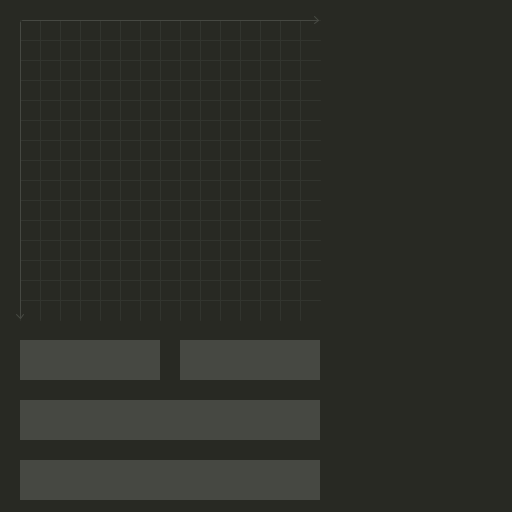
Frame 1 (no input)
Frame 60 (the mouse pressed at the canvas centre just before this capture): identical to frame 1, image omitted
Frame 120 (the mouse held since frame 60 and released just before this capture): identical to frame 1, image omitted

The Processing sketch that drew this single still picture (run headless with seeded random() and noise(); from frame 60 on, the mouse is pressed at the canvas centre):

// Processing sketch: vector
// ── vector.pde

XYaxlar cordSys;
Point pointer;

int offset = 20;

int cordScale = 20;

Direction dir;

color bg = color (40,41,35,255);
color colOne = color (50,52,46,255);
color colTwo = color (70,72,66,255);
color colTre = color (40,41,35,255);

color cInfoText = color(0, 0, 0, 255);

void setup(){
	//noLoop();
	size(512,512);
	cordSys = new XYaxlar(offset, offset, 320, 320, cordScale, colOne, colTwo, cInfoText);
	reDraw();
}


void draw(){
	//background(bg);
	//cordSys.DrawXY();

}	

void reDraw(){
	background(bg);
	cordSys.DrawXY();
}	

void mousePressed() {
	boolean lc = false;
	boolean rc = false;
	if(mouseButton == LEFT)
		lc = true;

	if(mouseButton == RIGHT)
		rc = true;

	cordSys.Clicked(mouseX, mouseY, rc, lc);

	reDraw();
}

boolean Contains(float posX, float posY, float minX, float maxX, float minY, float maxY){
	if(posX < maxX && posX > minX){
		if(posY < maxY && posY > minY)
			return true;
	}
	return false;
}
// ── vector_Arrow.pde
class Arrow{
	int id;
	PVector from;
	PVector to;
	color col;
	int thickness;
	Arrow(int id, PVector from, PVector to, color col, int thickness){
		this.id = id;
		this.from = from.copy();
		this.to = to.copy();
		this.col = col;
		this.thickness = thickness;

		PVector subDir = PVector.sub(from, to);
		subDir.normalize();
		subDir.mult(thickness * 2);
		this.from.sub(subDir);
		this.to.add(subDir);
	}

	void Draw(){
		stroke(col);
		strokeWeight(thickness);	
		line(from.x, from.y, to.x, to.y);

		float rad = PI * 0.25;

		PVector dir = PVector.sub(from, to);
		dir = dir.normalize();
		dir = dir.rotate(rad);
		dir.mult(5);

		line(to.x, to.y, to.x + dir.x, to.y + dir.y);

		dir = dir.rotate(rad * -2);
		line(to.x, to.y, to.x + dir.x, to.y + dir.y);
	}
}
// ── vector_ButtonDisplay.pde
class BDisplay{
	int posX;
	int posY;
	int sizeX;
	int sizeY;

	String head;
	String display;

	BDisplay(int posX, int posY, int sizeX, int sizeY){
		this.posX = posX;
		this.posY = posY;
		this.sizeX = sizeX;
		this.sizeY = sizeY;
		head = new String();
		display = new String();
	}

	void SetText(String header, String display){
		//print(header);
		this.head = header;
		this.display = display;
	}

	//float posX, float posY, float minX, float maxX, float minY, float maxY
	boolean Clicked(float clickPosX, float clickPosY){
		

		if(clickPosX < posX + sizeX && clickPosX > posX){
			if(clickPosY < posY + sizeY && clickPosY > posY){
				//print("clicked me " + head);
				return true;
			}
		}
		return false;



		//return(Contains(clickPosX, clickPosY, posX, posY, posX + sizeX, posY + sizeY));
	}

	void Draw(color col, color cFill, color cInfotext){
		
		fill(cFill);
		noStroke();
		rect(posX, posY, sizeX, sizeY);


		if(head.isEmpty() || display.isEmpty()){
			line(posX, posY, posX + sizeX, posY + sizeY);
		}else{
			textSize(12);
			text(head, posX, posY - 2);
			fill(cInfotext);
			text(display, posX + 10, posY + 15);
		}
	}
}
// ── vector_Direction.pde
class Direction{
	int posX;
	int posY;
	int sizeX;
	int sizeY;

	String head;
	String display;

	Direction(int posX, int posY, int sizeX, int sizeY){
		this.posX = posX;
		this.posY = posY;
		this.sizeX = sizeX;
		this.sizeY = sizeY;
	}

	void setText(String head, String display){
		this.head = head;
		this.display = display;
	}

	void Draw(String headder, String display, color col, color fill){
		stroke(col);
		fill(fill);
		rect(posX, posY, sizeX, sizeY);
		line(posX, posY, posX + sizeX, posY + sizeY);

		textSize(12);
		
		text(headder, posX, posY);

		
		fill(255,0,0);
		text("V1", posX + 10, posY + 20);
		fill(0,255,0);
		text("     V2", posX + 10, posY + 20); // SCACE = NUMBER OF CHARACTERS
		fill(col);
		text(display, posX + 10, posY + 20);
	}
}
// ── vector_Point.pde



class Point{
	String name;
	PVector cord;
	PVector pos;
	float radius;
	color col;
	int cordScale;

	Point(String name, int x, int y, int off, float radius, color col, int scal){
		this.name = name;
		this.pos = new PVector(x,y);
		this.radius = radius;
		this.col = col;

		
		this.cordScale = scal;

		this.cord = new PVector((x - off), (y - off));

	}

	void setPosition(int x, int y, int off){
		pos.set(x, y);
		cord.set(x - off, y - off);
	}

	PVector GetPosition(){
		return pos;
	}

	public float GetFakePosX(){
		return cord.x / cordScale;
	}

	public float GetFakePosY(){
		return (cord.y / cordScale);
	}

	void DrawCord(){
		textSize(12);
		fill(col);
		text(name + "\n" + "X" + (cord.x / cordScale) + "\nY" + (cord.y / cordScale), pos.x + radius * 2, pos.y + radius);
	}
	void Draw(){
		fill(col);
		noStroke();
		circle(pos.x, pos.y, radius);
		stroke(255);
	}
}
// ── vector_cordSysClass.pde
//Class cordinatSystem
class XYaxlar{
	PVector origo;
	PVector xAxis;
	Arrow arrowX;
	PVector yAxis;
	Arrow arrowY;
	int cordScale;

	Point pOne;
	Point pTwo;

	color colOne;
	color colTwo;
	color colInfoText;
	color colArrow;
	int arrowThickness;

	BDisplay direction;
	BDisplay directionNormal;
	BDisplay sqrMagnitude;
	BDisplay distance;
	BDisplay dotProduct;

	PVector directionV;
	PVector directionNV;
	PVector sqrMagnitudeVOne;
	PVector sqrMagnitudeVTwo;

	//scalar
	//angle
	
	Arrow allArrows[];

	//Constructor
	XYaxlar(int origoX, int origoY, int endX, int endY, int scal, color cOne, color cTwo, color cInfoText){
 
		this.origo = new PVector(origoX, origoY);
		this.xAxis = new PVector(endX, origoY);
		this.yAxis = new PVector(origoX, endY);
		this.cordScale = scal;
		this.colOne = cOne;
		this.colTwo = cTwo;
		this.colInfoText = cInfoText;
		this.colArrow = color(255, 255, 0, 255);
		this.arrowThickness = 3;

		this.direction = new BDisplay(origoX, endY + 20, 140, 40);
		this.directionNormal = new BDisplay(origoX + 160, endY + 20, 140, 40);
		this.sqrMagnitude = new BDisplay(origoX, endY + 80, 300, 40);

		this.distance = new BDisplay(origoX, endY + 140, 300, 40);

		this.allArrows = new Arrow[2];
		this.allArrows[0] = new Arrow(0, origo, xAxis, color(colTwo), 1);
		this.allArrows[1] = new Arrow(1, origo, yAxis, color(colTwo), 1);

	}

	void DrawXY(){




		//draw grid
		stroke(colOne);
		strokeWeight(1);
		for(int x = 0; x < xAxis.x -cordScale; x += cordScale){
			line(origo.x + x, origo.y, origo.x + x, yAxis.y);
			line(origo.x, origo.y + x, xAxis.x, origo.y + x);
		}

		//Draw Boxes and functions
		direction.Draw(colOne, colTwo, colInfoText);
		directionNormal.Draw(colOne, colTwo, colInfoText);

		sqrMagnitude.Draw(colOne, colTwo, colInfoText);
		distance.Draw(colOne, colTwo, colInfoText);

		for(int i = 0; i < allArrows.length; i++){
			allArrows[i].Draw();
		}

		//Draw Vectors
		if(pOne != null){
			pOne.Draw();
			pOne.DrawCord();
		}

		if(pTwo != null){
			pTwo.Draw();
			pTwo.DrawCord();
		}

		
	}

	int GetSizeX(){
		return (int)xAxis.x;
	}

	int GetSizeY(){
		return (int)yAxis.y;
	}

	void Clicked(float x, float y, boolean rc, boolean lc){
		
		//Clicked functions
		if(pOne != null && pTwo != null){
			removeNotNeededArrow();
			if(direction.Clicked(x, y)){
				addArrow(new Arrow(allArrows.length, pOne.GetPosition(), pTwo.GetPosition(), colArrow, 3));
				//print(allArrows.length);
			}else if(directionNormal.Clicked(x,y)){
				//addArrow(new Arrow(allArrows.length, pOne.GetPosition(), PVector.add(pOne.GetPosition(), PVector.mult(PVector.sub(pTwo.GetPosition(), pOne.GetPosition()).normalize(),22)), colArrow, 3));
				addArrow(new Arrow(allArrows.length, pOne.GetPosition(), directionNV, colArrow, 3));
			}else if(sqrMagnitude.Clicked(x,y)){
				addArrow(new Arrow(allArrows.length, pOne.GetPosition(), sqrMagnitudeVOne, colArrow, 3));
				addArrow(new Arrow(allArrows.length, pOne.GetPosition(), sqrMagnitudeVTwo, colTwo, 3));

			}else if(distance.Clicked(x,y)){
				addArrow(new Arrow(allArrows.length, pOne.GetPosition(), pTwo.GetPosition(), colArrow, 3));

			}else{
				removeNotNeededArrow();
			}
		}




		//Clicked vectorfield
		if(Contains(x, y, origo.x, xAxis.x, origo.y, yAxis.y)){

			int posX = round(x * 0.1);
			int posY = round(y * 0.1);
			posX *= 10;
			posY *= 10;
			
			if (lc) {
				if(pOne == null){
					pOne = new Point("V1", posX, posY, offset, 5.0, color(0,255,0,255), cordScale);
				}
				pOne.setPosition(posX, posY, offset);
			}
			else if (rc) 
			{
				if(pTwo == null){
					pTwo = new Point("V2", posX, posY, offset, 5.0, color(255,0,0,255), cordScale);
				}
				pTwo.setPosition(posX, posY, offset);
			}
		}

		

		Calculate();
	}


	void Calculate(){
		if(pOne != null && pTwo != null){

			PVector vectOne = new PVector(pOne.GetFakePosX(), pOne.GetFakePosY());
			PVector vectTwo = new PVector(pTwo.GetFakePosX(), pTwo.GetFakePosY());

			//Direction
			PVector dir = PVector.sub(vectTwo, vectOne);
			direction.SetText("Direction", ("V2 - V1 = direction\n" + "dirX " + nf(dir.x,0,1) + "  dirY " + nf(dir.y,0,1)));// ("V1 - V2 = " +(String)dir));
			
			directionV = PVector.add(pOne.GetPosition(), dir);


			PVector dirN = dir.copy();
			dirN.normalize();

			directionNV = PVector.add(pOne.GetPosition(), PVector.mult(dirN, cordScale + arrowThickness * 2));//compansate for arrow shotening

			//dir rot (dir square)
			directionNormal.SetText("Direction normalized", "dir/√dir²=normalized" +"\n" + "dirX " + nf(dirN.x,0,2) + "  dirY " + nf(dirN.y,0,2));
			


			PVector compDir = new PVector(pOne.GetFakePosX(), pOne.GetFakePosY());
			compDir.mult(-1);
			float compSqr = compDir.magSq();
			float vecSqr = dir.magSq();
			compDir.normalize();

			if(compSqr < vecSqr){
				sqrMagnitude.SetText("Squared Magnitude", ("Direction * Direction = Squared Magnitude" + "\n" + "V1 is closer to Origo then V2  (" + nf(vecSqr,0,2) + ")"));
			}else{
				sqrMagnitude.SetText("Squared Magnitude", ("Direction * Direction = Squared Magnitude" + "\n" + "V1 is closer to V2 then Origo  (" + nf(vecSqr,0,2) + ")"));
			}
			sqrMagnitudeVOne = PVector.add(pOne.GetPosition(), PVector.mult(dirN, vecSqr * cordScale));
			sqrMagnitudeVTwo = PVector.add(pOne.GetPosition(), PVector.mult(compDir, compSqr * cordScale));

			float dist = dir.mag();
			distance.SetText("Distance", "√ (Squared Magnitude) = Correct Distance" + "\n" + "V1 distance to V2 = " +  nf(dist,0,2));
		}
	}


	void addArrow(Arrow arrow){
		Arrow[] newArrows = new Arrow[allArrows.length+1];
		for(int i = 0; i < allArrows.length; i++){
			newArrows[i] = allArrows[i];
		}
		newArrows[allArrows.length] = arrow;

		allArrows = new Arrow[newArrows.length];
		arrayCopy(newArrows, allArrows);
	}

	void removeArrow(Arrow arrow){
		Arrow newArrows[] = new Arrow[allArrows.length-1];

		int r = 0;
		for(int i = 0; i < allArrows.length; i++){
			if(arrow != allArrows[i]){
				newArrows[r] = allArrows[i];
				r++;
			}
		}
		arrayCopy(newArrows, allArrows);
	}

	void removeNotNeededArrow(){
		allArrows = new Arrow[2];
		allArrows[0] = new Arrow(0, origo, xAxis, color(colTwo), 1);
		allArrows[1] = new Arrow(1, origo, yAxis, color(colTwo), 1);
	}
/*
	void Arrow(PVector from, PVector to, color col, int thickness){

		stroke(col);
		strokeWeight(thickness);
		line(from.x, from.y, to.x, to.y);


		float rad = PI * 0.25;

		PVector dir = new PVector();

		dir.x = from.x - to.x;
		dir.y = from.y - to.y;

		dir = dir.normalize();
		dir = dir.rotate(rad);
		dir.mult(10);


		line(to.x, to.y, to.x + dir.x, to.y + dir.y);

		dir = dir.rotate(rad * -2);
		line(to.x, to.y, to.x + dir.x, to.y + dir.y);

	}
*/
}
